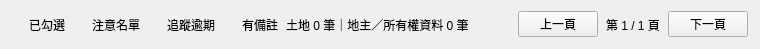
<?xml version="1.0" encoding="UTF-8"?>
<ui version="4.0">
 <class>listFooter</class>
 <widget class="QFrame" name="listFooter">
  <property name="geometry">
   <rect>
    <x>0</x>
    <y>0</y>
    <width>760</width>
    <height>49</height>
   </rect>
  </property>
  <layout class="QHBoxLayout" name="pagingRow" stretch="0,1,0,0,0">
   <property name="spacing">
    <number>8</number>
   </property>
   <property name="leftMargin">
    <number>12</number>
   </property>
   <property name="topMargin">
    <number>8</number>
   </property>
   <property name="rightMargin">
    <number>12</number>
   </property>
   <property name="bottomMargin">
    <number>8</number>
   </property>
   <item>
    <layout class="QHBoxLayout" name="legendRow">
     <property name="spacing">
      <number>10</number>
     </property>
     <property name="leftMargin">
      <number>0</number>
     </property>
     <property name="topMargin">
      <number>0</number>
     </property>
     <property name="rightMargin">
      <number>0</number>
     </property>
     <property name="bottomMargin">
      <number>0</number>
     </property>
     <item>
      <layout class="QHBoxLayout" name="legendCheckedItem">
       <property name="spacing">
        <number>5</number>
       </property>
       <property name="leftMargin">
        <number>0</number>
       </property>
       <property name="topMargin">
        <number>0</number>
       </property>
       <property name="rightMargin">
        <number>0</number>
       </property>
       <property name="bottomMargin">
        <number>0</number>
       </property>
       <item>
        <widget class="QLabel" name="legendChecked">
         <property name="minimumSize">
          <size>
           <width>12</width>
           <height>12</height>
          </size>
         </property>
         <property name="maximumSize">
          <size>
           <width>12</width>
           <height>12</height>
          </size>
         </property>
        </widget>
       </item>
       <item>
        <widget class="QLabel" name="legendCheckedText">
         <property name="sizePolicy">
          <sizepolicy hsizetype="Fixed" vsizetype="Preferred">
           <horstretch>0</horstretch>
           <verstretch>0</verstretch>
          </sizepolicy>
         </property>
         <property name="text">
          <string>已勾選</string>
         </property>
        </widget>
       </item>
      </layout>
     </item>
     <item>
      <layout class="QHBoxLayout" name="legendWatchlistItem">
       <property name="spacing">
        <number>5</number>
       </property>
       <property name="leftMargin">
        <number>0</number>
       </property>
       <property name="topMargin">
        <number>0</number>
       </property>
       <property name="rightMargin">
        <number>0</number>
       </property>
       <property name="bottomMargin">
        <number>0</number>
       </property>
       <item>
        <widget class="QLabel" name="legendWatchlist">
         <property name="minimumSize">
          <size>
           <width>12</width>
           <height>12</height>
          </size>
         </property>
         <property name="maximumSize">
          <size>
           <width>12</width>
           <height>12</height>
          </size>
         </property>
        </widget>
       </item>
       <item>
        <widget class="QLabel" name="legendWatchlistText">
         <property name="sizePolicy">
          <sizepolicy hsizetype="Fixed" vsizetype="Preferred">
           <horstretch>0</horstretch>
           <verstretch>0</verstretch>
          </sizepolicy>
         </property>
         <property name="text">
          <string>注意名單</string>
         </property>
        </widget>
       </item>
      </layout>
     </item>
     <item>
      <layout class="QHBoxLayout" name="legendOverdueItem">
       <property name="spacing">
        <number>5</number>
       </property>
       <property name="leftMargin">
        <number>0</number>
       </property>
       <property name="topMargin">
        <number>0</number>
       </property>
       <property name="rightMargin">
        <number>0</number>
       </property>
       <property name="bottomMargin">
        <number>0</number>
       </property>
       <item>
        <widget class="QLabel" name="legendOverdue">
         <property name="minimumSize">
          <size>
           <width>12</width>
           <height>12</height>
          </size>
         </property>
         <property name="maximumSize">
          <size>
           <width>12</width>
           <height>12</height>
          </size>
         </property>
        </widget>
       </item>
       <item>
        <widget class="QLabel" name="legendOverdueText">
         <property name="sizePolicy">
          <sizepolicy hsizetype="Fixed" vsizetype="Preferred">
           <horstretch>0</horstretch>
           <verstretch>0</verstretch>
          </sizepolicy>
         </property>
         <property name="text">
          <string>追蹤逾期</string>
         </property>
        </widget>
       </item>
      </layout>
     </item>
     <item>
      <layout class="QHBoxLayout" name="legendNoteItem">
       <property name="spacing">
        <number>5</number>
       </property>
       <property name="leftMargin">
        <number>0</number>
       </property>
       <property name="topMargin">
        <number>0</number>
       </property>
       <property name="rightMargin">
        <number>0</number>
       </property>
       <property name="bottomMargin">
        <number>0</number>
       </property>
       <item>
        <widget class="QLabel" name="legendNote">
         <property name="minimumSize">
          <size>
           <width>12</width>
           <height>12</height>
          </size>
         </property>
         <property name="maximumSize">
          <size>
           <width>12</width>
           <height>12</height>
          </size>
         </property>
        </widget>
       </item>
       <item>
        <widget class="QLabel" name="legendNoteText">
         <property name="sizePolicy">
          <sizepolicy hsizetype="Fixed" vsizetype="Preferred">
           <horstretch>0</horstretch>
           <verstretch>0</verstretch>
          </sizepolicy>
         </property>
         <property name="text">
          <string>有備註</string>
         </property>
        </widget>
       </item>
      </layout>
     </item>
    </layout>
   </item>
   <item>
    <widget class="QLabel" name="landCountLabel">
     <property name="sizePolicy">
      <sizepolicy hsizetype="Ignored" vsizetype="Preferred">
       <horstretch>0</horstretch>
       <verstretch>0</verstretch>
      </sizepolicy>
     </property>
     <property name="minimumSize">
      <size>
       <width>0</width>
       <height>0</height>
      </size>
     </property>
     <property name="text">
      <string>土地 0 筆｜地主／所有權資料 0 筆</string>
     </property>
     <property name="alignment">
      <set>Qt::AlignmentFlag::AlignLeading|Qt::AlignmentFlag::AlignLeft|Qt::AlignmentFlag::AlignVCenter</set>
     </property>
    </widget>
   </item>
   <item>
    <widget class="PushButton" name="previousPageButton">
     <property name="text">
      <string>上一頁</string>
     </property>
    </widget>
   </item>
   <item>
    <widget class="QLabel" name="landPageLabel">
     <property name="text">
      <string>第 1 / 1 頁</string>
     </property>
    </widget>
   </item>
   <item>
    <widget class="PushButton" name="nextPageButton">
     <property name="text">
      <string>下一頁</string>
     </property>
    </widget>
   </item>
  </layout>
 </widget>
 <customwidgets>
 <customwidget>
  <class>PushButton</class>
  <extends>QPushButton</extends>
  <header>qfluentwidgets</header>
 </customwidget>
 </customwidgets>
 <resources/>
 <connections/>
</ui>
